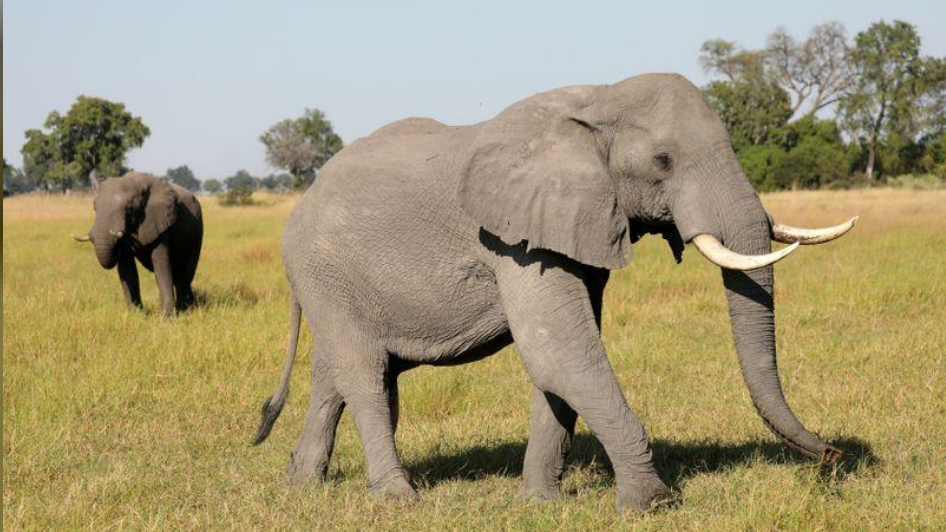
#> input picture images/elephant2.png, 946 x 532 px, found by its file name
$ jupyter execute 3-4-Perspective.ipynb   (shell and % lines are left out)
#> lines starting #> are read from the running program, lines starting #| are printed output that depends on the picture
<a href="https://colab.research.google.com/github/JSJeong-me/AI-Innovation-2024/blob/main/OpenCV/3-4-Perspective.ipynb" target="_parent"></a>

[cell 1]
import matplotlib.pyplot as plt
from skimage import io
from skimage import data, color
from skimage.transform import rescale, resize, downscale_local_mean

[cell 2]
# image = color.rgb2gray(data.astronaut())
img = io.imread('elephant2.png')
#> img is the input picture: shape (532, 946, 4); mean R, G, B, A 163.6, 152.2, 118.8, 255
image = color.rgb2gray(img[:,:,:3])
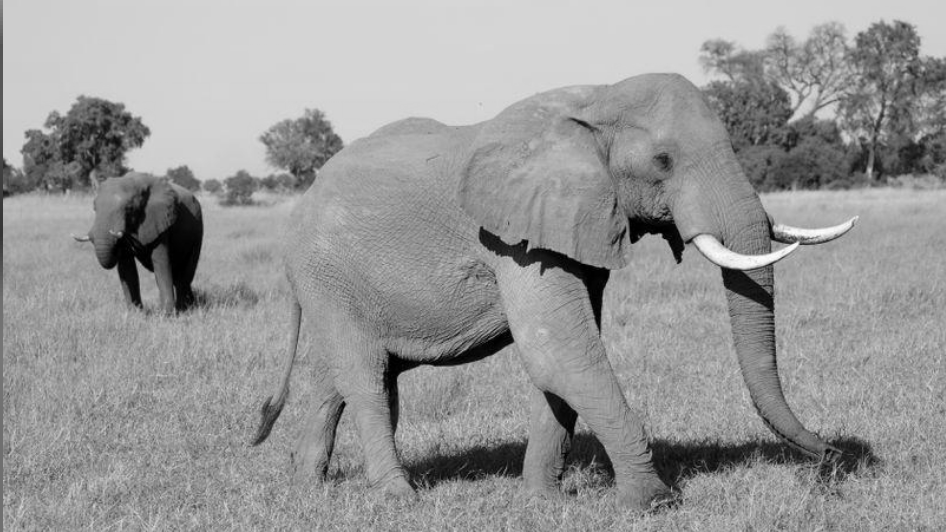
#> image: shape (532, 946) float64; min 0, max 0.992, mean 0.597

[cell 3]
image_rescaled = rescale(image, 0.25, anti_aliasing=False)
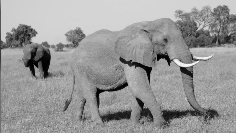
#> image_rescaled: shape (133, 236) float64; min 0, max 0.989, mean 0.597
image_resized = resize(
    image, (image.shape[0] // 4, image.shape[1] // 4), anti_aliasing=True
)
image_downscaled = downscale_local_mean(image, (4, 3))
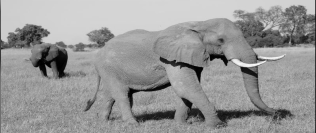
#> image_downscaled: shape (133, 316) float64; min 0, max 0.977, mean 0.596

fig, axes = plt.subplots(nrows=2, ncols=2)

ax = axes.ravel()

ax[0].imshow(image, cmap='gray')
ax[0].set_title("Original image")

ax[1].imshow(image_rescaled, cmap='gray')
ax[1].set_title("Rescaled image (aliasing)")

ax[2].imshow(image_resized, cmap='gray')
ax[2].set_title("Resized image (no aliasing)")

ax[3].imshow(image_downscaled, cmap='gray')
ax[3].set_title("Downscaled image (no aliasing)")

ax[0].set_xlim(0, 512)
ax[0].set_ylim(512, 0)
plt.tight_layout()
plt.show()
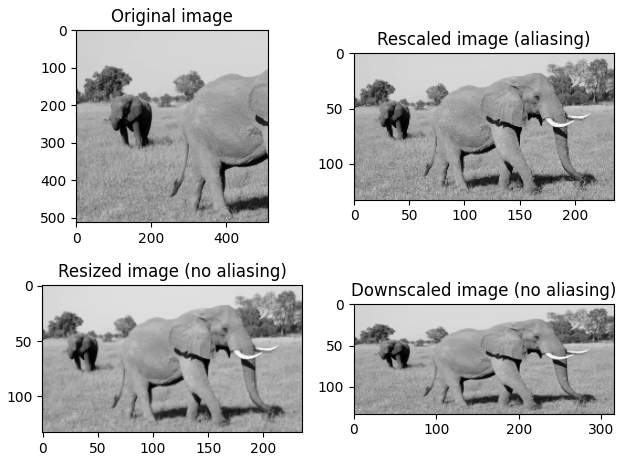
#> figure drawn by matplotlib, 4 panels

[cell 4]
import cv2
import numpy as np
from google.colab.patches import cv2_imshow

[cell 5]
# 원본 이미지 읽기
img = cv2.imread('elephant2.png')
#> img: shape (532, 946, 3)

# 원본 이미지의 4개 좌표
src_points = np.float32([[100, 100], [200, 100], [100, 200], [200, 200]])

cv2_imshow(img)

[cell 6]
image = cv2.imread('elephant2.png')

# 사각형의 좌표 (시작점: [100, 100], 끝점: [200, 200])
start_point = (100, 100)
end_point = (200, 200)

# 사각형 그리기 (파란색, 두께 2)
cv2.rectangle(image, start_point, end_point, (255, 0, 0), 2)
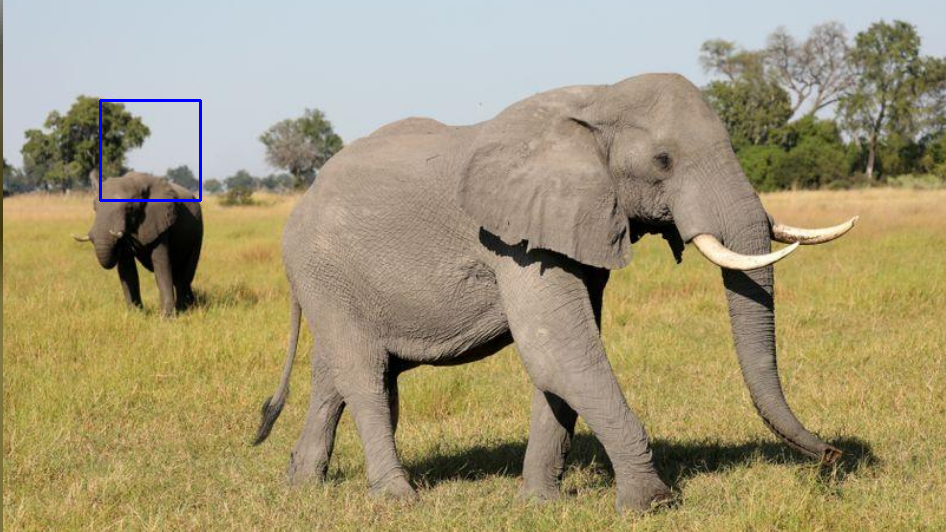
#> image: shape (532, 946, 3); mean B, G, R 119.1, 151.9, 163.3

# 이미지 창 열기
cv2_imshow(image)
# cv2.waitKey(0)
# cv2.destroyAllWindows()

[cell 7]
# 변환 후의 4개 좌표 (원하는 대로 설정)
dst_points = np.float32([[50, 50], [250, 50], [50, 250], [250, 250]])

# 원근 변환 행렬 계산
M = cv2.getPerspectiveTransform(src_points, dst_points)

# 원근 변환 적용
output = cv2.warpPerspective(img, M, (300, 300))
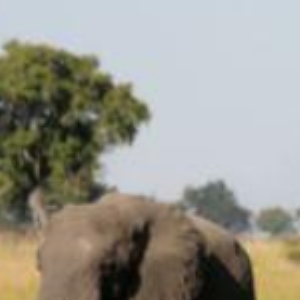
#> output: shape (300, 300, 3); mean B, G, R 140.8, 150.5, 152.7

# 결과 이미지 표시
# cv2.imshow('Perspective Transformation', output)
cv2_imshow(output)
# cv2.waitKey(0)
# cv2.destroyAllWindows()

$ run again, with images/banana3.jpg saved as images/elephant2.png
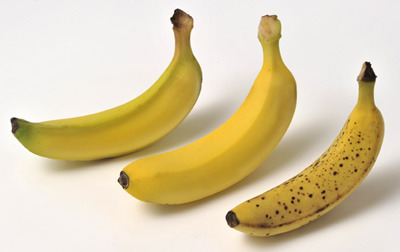
#> input picture images/banana3.jpg, 400 x 252 px, found by its file name
#> img is the input picture: shape (252, 400, 3); mean R, G, B 218.4, 203.9, 168.1
#> `cv2.rectangle(image, start_point, end_point, (255, 0, 0), 2)`:
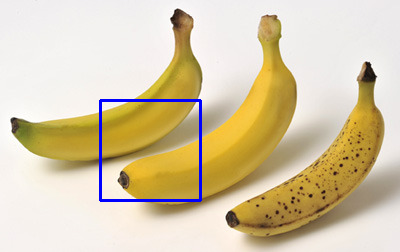
#> image: shape (252, 400, 3); mean B, G, R 169.8, 201.7, 215.9
#> `output = cv2.warpPerspective(img, M, (300, 300))`:
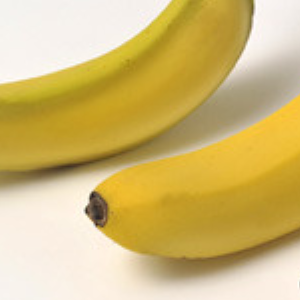
#> output: shape (300, 300, 3); mean B, G, R 118.9, 186.7, 210.2

$ run again, with images/elephant1.jpg saved as images/elephant2.png
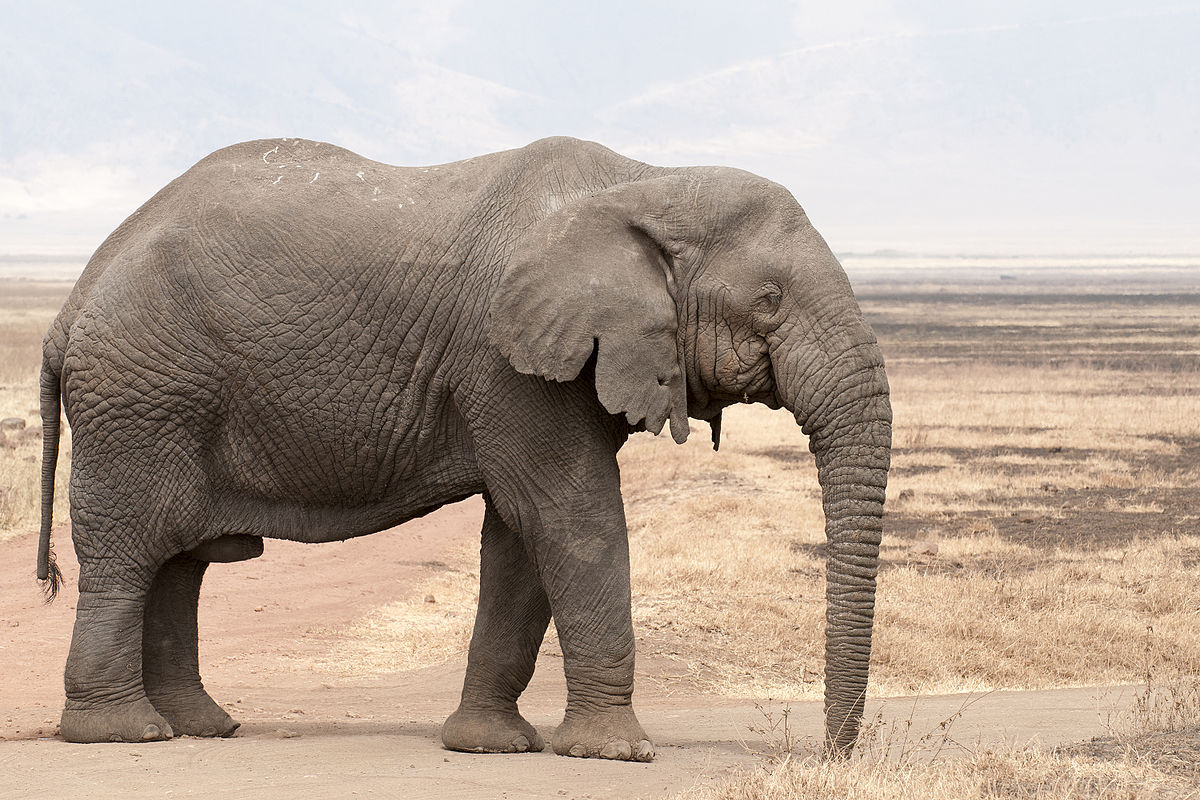
#> input picture images/elephant1.jpg, 1200 x 800 px, found by its file name
#> img is the input picture: shape (800, 1200, 3); mean R, G, B 181.6, 166.2, 153.7
#> `image_downscaled = downscale_local_mean(image, (4, 3))`:
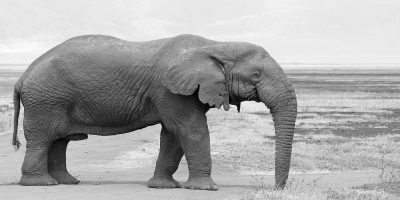
#> image_downscaled: shape (200, 400) float64; min 0.00976, max 0.99, mean 0.661
#> `output = cv2.warpPerspective(img, M, (300, 300))`:
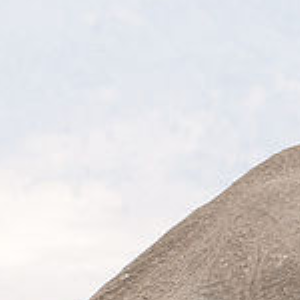
#> output: shape (300, 300, 3); mean B, G, R 219.5, 219, 221.8
